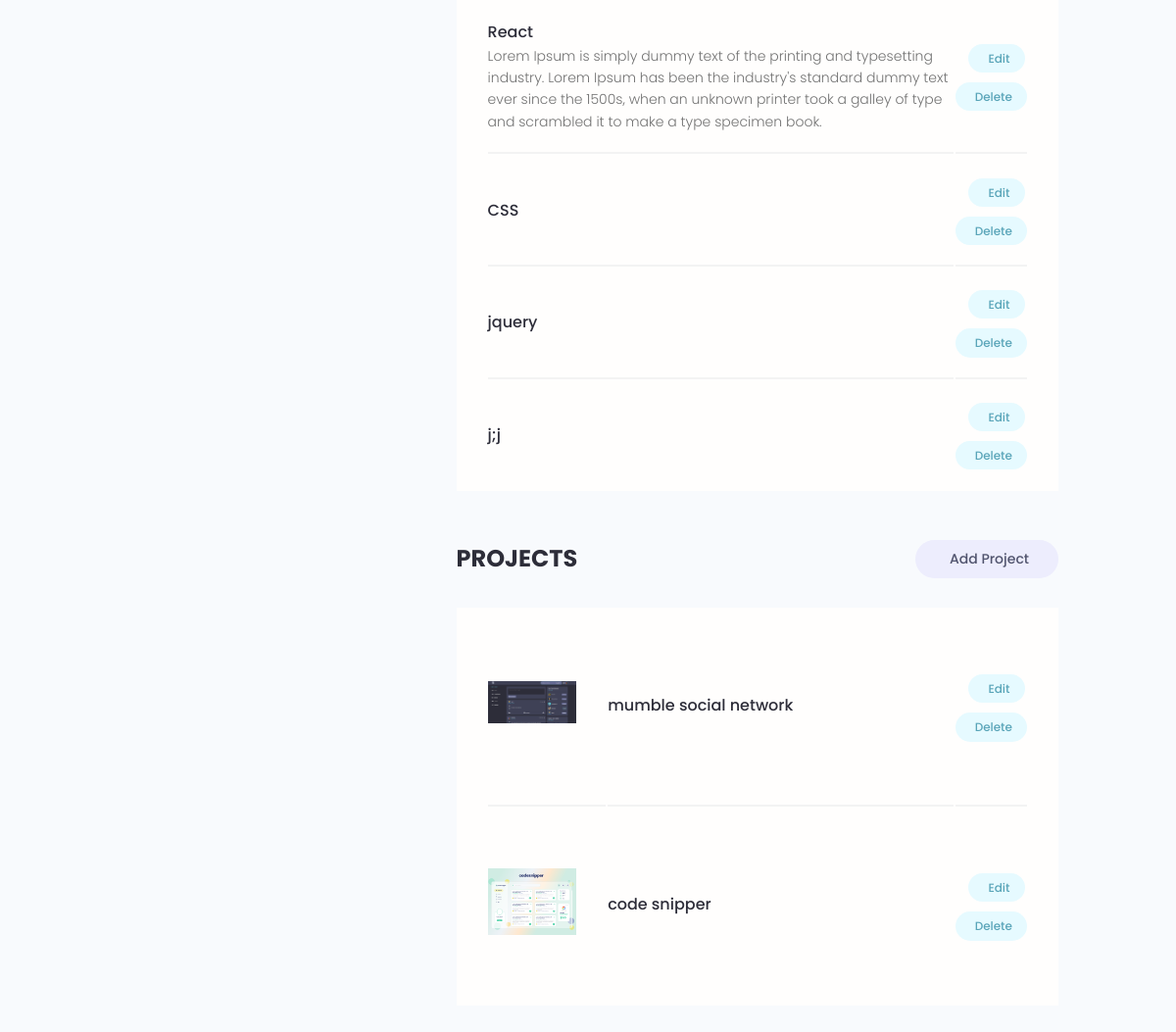
The app's page /my-account/ (signed in, lower part), older data.
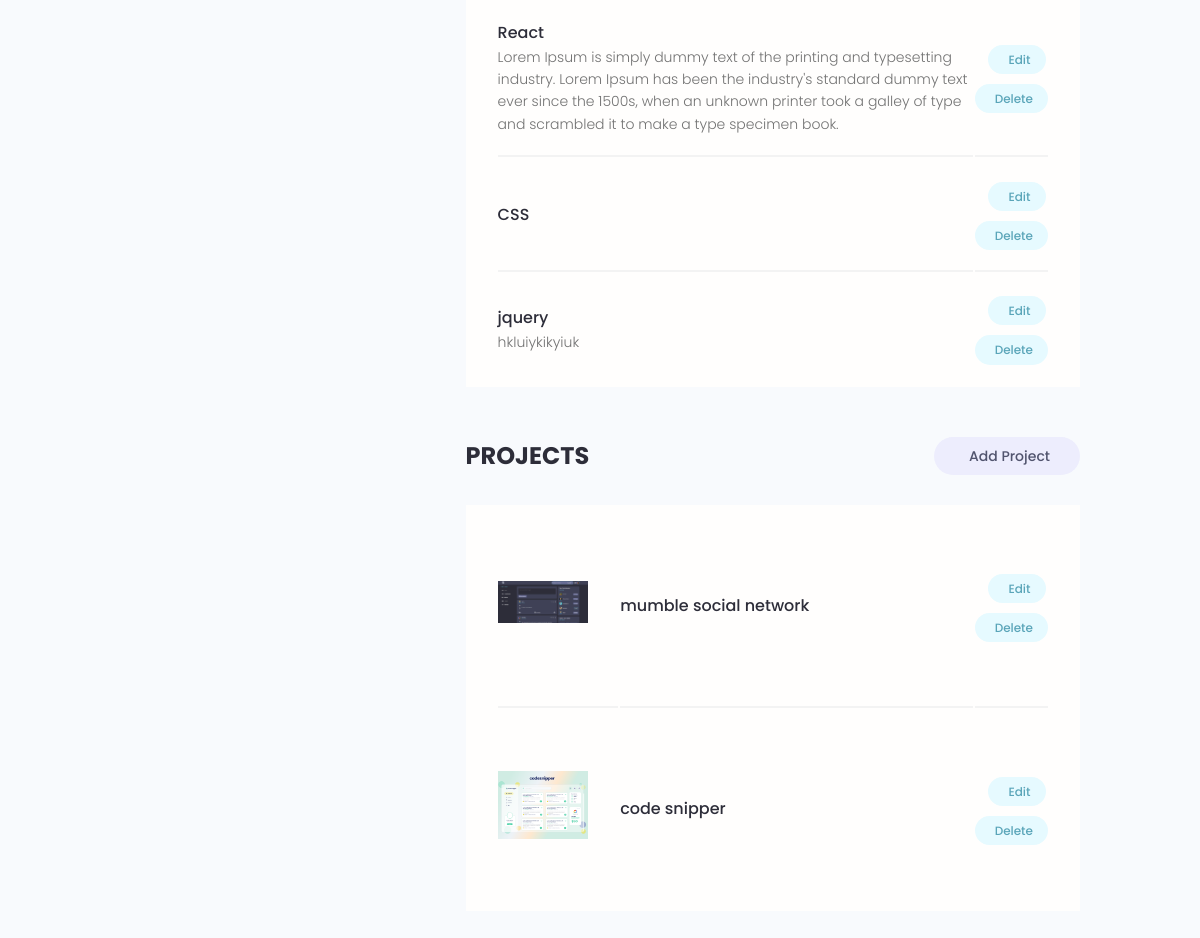
The same page, newer data.
### users/models.py (models this page shows, shortened)
class Skill(models.Model):
    owner = models.ForeignKey(Profile, on_delete=models.CASCADE)
    name = models.CharField(max_length=200, blank=True, null=True)
    description = models.TextField(null=True, blank=True)

### projects/models.py (models this page shows, shortened)
class Project(models.Model):
    owner = models.ForeignKey(Profile, on_delete=models.SET_NULL, null=True, blank=True)
    title = models.CharField(max_length=200)
    description = models.TextField(null=True, blank=True)
    featured_image = models.ImageField(null=True, blank=True, default='project_cover/default.jpg', upload_to='project_cover/')
    demo_link = models.CharField(max_length=2000, null=True, blank=True)
    source_code = models.CharField(max_length=2000, null=True, blank=True)
    tags = models.ManyToManyField('Tag', blank=True)
    vote_total = models.IntegerField(default=0, null=True, blank=True)
    vote_ratio = models.IntegerField(default=0, null=True, blank=True)
    created = models.DateTimeField(auto_now_add=True)
    id = models.UUIDField(default=uuid.uuid4, unique=True, editable=False, primary_key=True)

### users/views.py (the view)
# urls.py: path('my-account/', views.user_account, name='my-account'),
@login_required(login_url='login')
def user_account(request):
    profile = request.user.profile
    skills = profile.skill_set.all()
    projects = profile.project_set.all()
    context = {
        'profile' : profile,
        'skills' : skills,
        'projects' : projects,
    }
    return render(request, 'users/account.html', context)

### users/templates/users/account.html (shortened to what this page needs)
{% extends 'main.html' %}
{% block content %}
  <main class="settingsPage profile my-md">
    <div class="container">
      <div class="layout">
        <div class="column column--1of3">
        </div>
        <div class="column column--2of3">
          <table class="settings__table">
              {% for skill in skills %}
                <tr>
                  <td class="settings__tableInfo">
                    <h4>{{ skill.name }}</h4>
                    <p>{{ skill.description|linebreaks }}</p>
                  </td>
                  <td class="settings__tableActions">
                    <a class="tag tag--pill tag--main settings__btn" href="{% url 'update-skill' skill.pk %}"> Edit</a>
                    <a class="tag tag--pill tag--main settings__btn" href="{% url 'delete-skill' skill.pk %}">
                      Delete</a>
                  </td>
                </tr>
              {% endfor %}
          </table>
          <div class="settings">
            <h3 class="settings__title">Projects</h3>
            <a class="tag tag--pill tag--sub settings__btn tag--lg" href="{% url 'create_project' %}"> Add Project</a>
          </div>
          <table class="settings__table">
              {% for project in projects %}
                <tr>
                  <td class="settings__thumbnail">
                    <a href="{% url 'project' project.pk %}"><img src="{{ project.featured_image.url}}" alt="Project Thumbnail" /></a>
                  </td>
                  <td class="settings__tableInfo">
                    <a href="{% url 'project' project.pk %}">{{ project.title}}</a>
                  </td>
                  <td class="settings__tableActions">
                    <a class="tag tag--pill tag--main settings__btn" href="{% url 'update_project' project.pk %}"> Edit</a>
                    <a class="tag tag--pill tag--main settings__btn" href="{% url 'delete_project' project.pk %}">
                      Delete</a>
                  </td>
                </tr>
              {% endfor %}
          </table>
        </div>
      </div>
    </div>
  </main>
{% endblock %}

Row changes from the older to the newer data that the page shows:
removed Skill: name "j;j"
changed Skill "jquery": description (not shown) → "hkluiykikyiuk"
